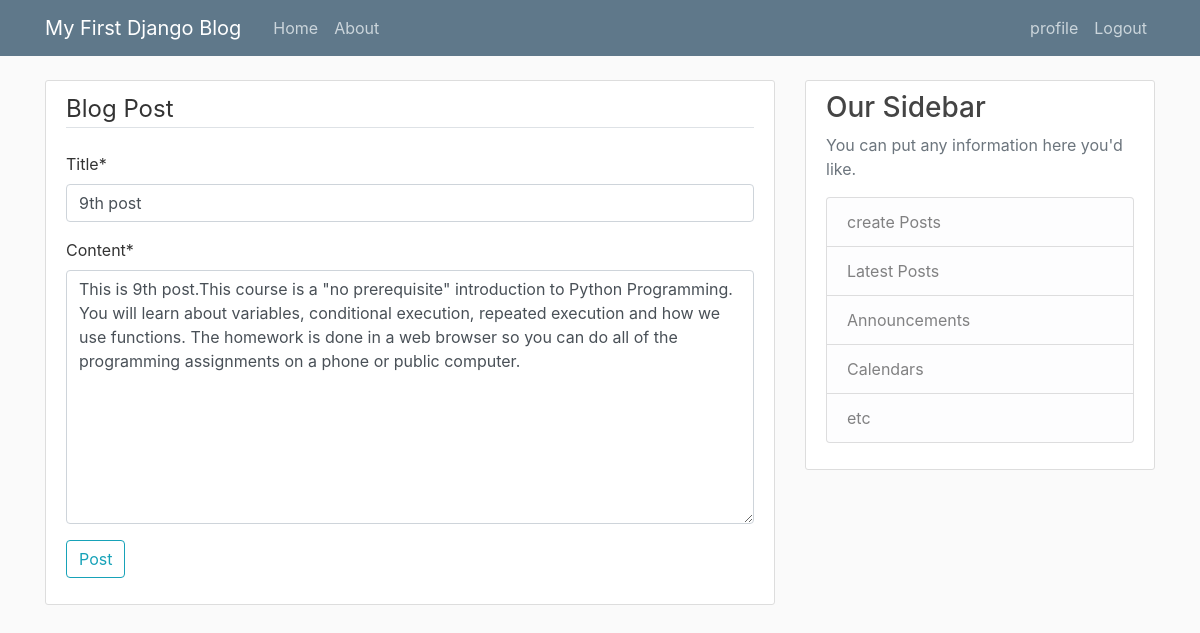
Page /post/9/update/ (signed in) on the committed database.
### blog/models.py (models this page shows, shortened)
class Post(models.Model):
    title = models.CharField(max_length=100)
    content=models.TextField()
    date_posted=models.DateTimeField(default=timezone.now)
    author = models.ForeignKey(User, on_delete= models.CASCADE)

### blog/views.py (the view, shortened to what this page needs)
# urls.py: path('post/<int:pk>/update/', PostUpdateView.as_view(), name='post-update'),
class PostUpdateView(LoginRequiredMixin, UserPassesTestMixin, UpdateView):
    model = Post
    fields = ['title', 'content']
    def test_func(self):
        post = self.get_object()
        if self.request.user == post.author:
            return True
        return False

### blog/templates/blog/post_form.html (shortened to what this page needs)
{% extends "blog/base.html" %}
{% load crispy_forms_tags %}
{% block content %}
    <div class="content-section">
        <form method="POST">
            <fieldset class="form-gorup">
                <legend class="border-bottom mb-4"> Blog Post  </legend>
                {{form|crispy}}
            </fieldset>
            <div class="form-group">
            <button class="btn btn-outline-info" type="submit">Post </button>
             </div>
        </form>
    </div>
{% endblock content %}

### blog/static/blog/Main.css (style rules this page uses)
body { background: #fafafa; color: #333333; margin-top: 5rem; }
.content-section { background: #ffffff; padding: 10px 20px; border: 1px solid #dddddd; border-radius: 3px; margin-bottom: 20px; }

### rows in the picture
Post: title "9th post", content "This is 9th post.This course is a \"no prerequisite\" introduction to Python Programming. You will learn about variables, conditional execution, repeated execution and how we use functions. The homework is done in a web browser so you can do all of the programming assignments on a phone or public computer."
